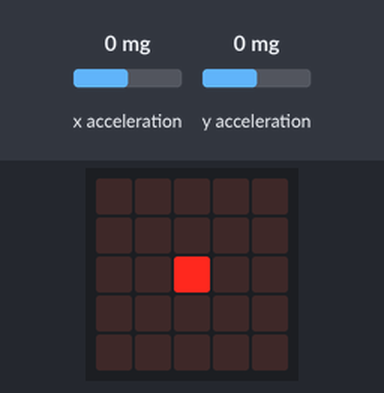
Recording of a program running on a simulated BBC micro:bit (MakeCode). On the bench: the board's 5×5 LED display. Inputs (shaded band) come from the test bench; at power-on: x acceleration 0 mg, y acceleration 0 mg.

Above: at 1.2 s.
1.3 s: x acceleration set to -1440 mg
At 2.5 s:
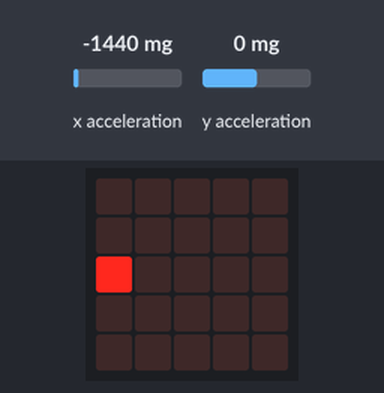
2.8 s: y acceleration set to -1440 mg
At 3.3 s:
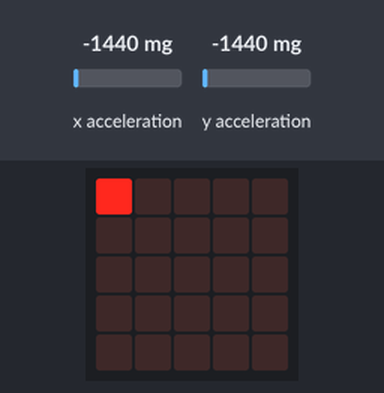
4.3 s: x acceleration set to 0 mg
At 4.7 s:
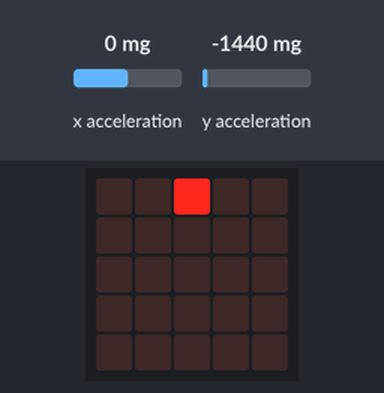
5.8 s: y acceleration set to 750 mg
At 6.1 s:
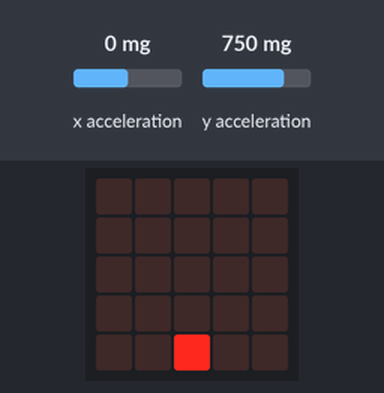
7.3 s: x acceleration set to -750 mg
At 8.3 s:
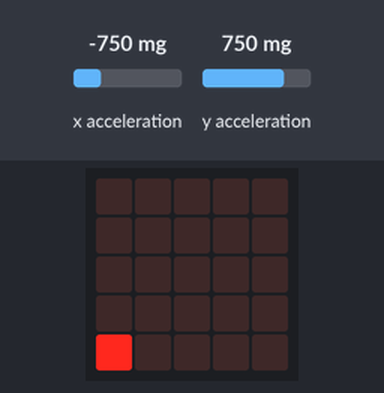
8.8 s: y acceleration set to -230 mg
At 9.4 s:
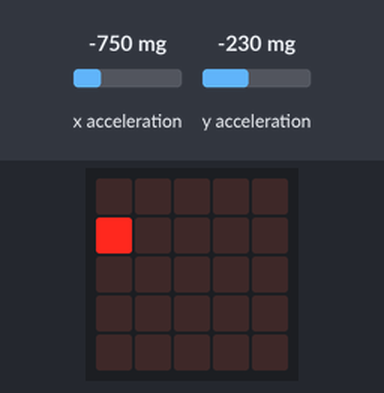
Timing chart, 0 to 11.3 s (numbered marks = the images above; inputs shaded):
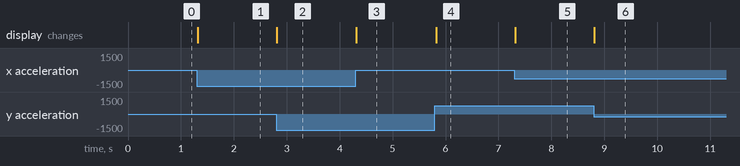

The program:

main.ts
```typescript
let gx = 2
let gy = 2
basic.forever(function () {
    if (input.acceleration(Dimension.X) <= -610) {
        gx = 0
    } else if (input.acceleration(Dimension.X) <= -200) {
        gx = 1
    } else if (input.acceleration(Dimension.X) <= 200) {
        gx = 2
    } else if (input.acceleration(Dimension.X) <= 610) {
        gx = 3
    } else {
        gx = 4
    }
    if (input.acceleration(Dimension.Y) <= -610) {
        gy = 0
    } else if (input.acceleration(Dimension.Y) <= -200) {
        gy = 1
    } else if (input.acceleration(Dimension.Y) <= 200) {
        gy = 2
    } else if (input.acceleration(Dimension.Y) <= 610) {
        gy = 3
    } else {
        gy = 4
    }
    basic.clearScreen()
    led.plot(gx, gy)
})
```

test.ts
```typescript
// 在這裡測試；當此封包作為擴充功能時，將不會編譯此內容。
```

Measured:
- after the input at 1.3 s, the display: changes at once (image 1)
- after the input at 2.8 s, the display: changes at once (image 2)
- after the input at 4.3 s, the display: changes at once (image 3)
- after the input at 5.8 s, the display: changes at once (image 4)
- after the input at 7.3 s, the display: changes at once (image 5)
- after the input at 8.8 s, the display: changes at once (image 6)
